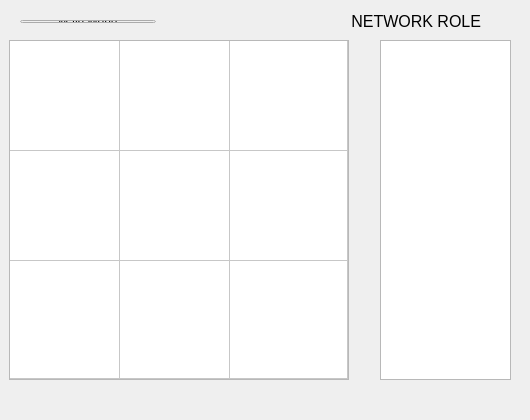
<?xml version="1.0" encoding="UTF-8"?>
<ui version="4.0">
 <class>IG_MainWidget</class>
 <widget class="QWidget" name="IG_MainWidget">
  <property name="geometry">
   <rect>
    <x>0</x>
    <y>0</y>
    <width>530</width>
    <height>420</height>
   </rect>
  </property>
  <property name="minimumSize">
   <size>
    <width>530</width>
    <height>420</height>
   </size>
  </property>
  <property name="maximumSize">
   <size>
    <width>530</width>
    <height>420</height>
   </size>
  </property>
  <property name="windowTitle">
   <string>IG_MainWidget</string>
  </property>
  <widget class="IG_InventoryTable" name="twInventory">
   <property name="enabled">
    <bool>true</bool>
   </property>
   <property name="geometry">
    <rect>
     <x>9</x>
     <y>40</y>
     <width>340</width>
     <height>340</height>
    </rect>
   </property>
   <property name="minimumSize">
    <size>
     <width>340</width>
     <height>340</height>
    </size>
   </property>
   <property name="maximumSize">
    <size>
     <width>340</width>
     <height>340</height>
    </size>
   </property>
   <property name="editTriggers">
    <set>QAbstractItemView::NoEditTriggers</set>
   </property>
   <property name="showDropIndicator" stdset="0">
    <bool>true</bool>
   </property>
   <property name="dragEnabled">
    <bool>true</bool>
   </property>
   <property name="dragDropOverwriteMode">
    <bool>true</bool>
   </property>
   <property name="dragDropMode">
    <enum>QAbstractItemView::DragDrop</enum>
   </property>
   <property name="defaultDropAction">
    <enum>Qt::CopyAction</enum>
   </property>
   <property name="selectionMode">
    <enum>QAbstractItemView::SingleSelection</enum>
   </property>
   <property name="iconSize">
    <size>
     <width>85</width>
     <height>85</height>
    </size>
   </property>
   <property name="textElideMode">
    <enum>Qt::ElideRight</enum>
   </property>
   <property name="showGrid">
    <bool>true</bool>
   </property>
   <property name="gridStyle">
    <enum>Qt::SolidLine</enum>
   </property>
   <property name="sortingEnabled">
    <bool>false</bool>
   </property>
   <property name="wordWrap">
    <bool>true</bool>
   </property>
   <property name="rowCount">
    <number>3</number>
   </property>
   <property name="columnCount">
    <number>3</number>
   </property>
   <attribute name="horizontalHeaderVisible">
    <bool>false</bool>
   </attribute>
   <attribute name="horizontalHeaderCascadingSectionResizes">
    <bool>false</bool>
   </attribute>
   <attribute name="horizontalHeaderDefaultSectionSize">
    <number>110</number>
   </attribute>
   <attribute name="horizontalHeaderMinimumSectionSize">
    <number>30</number>
   </attribute>
   <attribute name="horizontalHeaderShowSortIndicator" stdset="0">
    <bool>false</bool>
   </attribute>
   <attribute name="horizontalHeaderStretchLastSection">
    <bool>true</bool>
   </attribute>
   <attribute name="verticalHeaderVisible">
    <bool>false</bool>
   </attribute>
   <attribute name="verticalHeaderDefaultSectionSize">
    <number>110</number>
   </attribute>
   <attribute name="verticalHeaderMinimumSectionSize">
    <number>20</number>
   </attribute>
   <attribute name="verticalHeaderShowSortIndicator" stdset="0">
    <bool>false</bool>
   </attribute>
   <attribute name="verticalHeaderStretchLastSection">
    <bool>true</bool>
   </attribute>
   <row/>
   <row/>
   <row/>
   <column/>
   <column/>
   <column/>
  </widget>
  <widget class="IG_InventoryTable" name="twStore">
   <property name="enabled">
    <bool>true</bool>
   </property>
   <property name="geometry">
    <rect>
     <x>380</x>
     <y>40</y>
     <width>131</width>
     <height>340</height>
    </rect>
   </property>
   <property name="editTriggers">
    <set>QAbstractItemView::NoEditTriggers</set>
   </property>
   <property name="dragEnabled">
    <bool>false</bool>
   </property>
   <property name="dragDropOverwriteMode">
    <bool>true</bool>
   </property>
   <property name="dragDropMode">
    <enum>QAbstractItemView::DragOnly</enum>
   </property>
   <property name="defaultDropAction">
    <enum>Qt::IgnoreAction</enum>
   </property>
   <property name="selectionMode">
    <enum>QAbstractItemView::SingleSelection</enum>
   </property>
   <property name="iconSize">
    <size>
     <width>90</width>
     <height>90</height>
    </size>
   </property>
   <property name="textElideMode">
    <enum>Qt::ElideRight</enum>
   </property>
   <property name="showGrid">
    <bool>true</bool>
   </property>
   <property name="gridStyle">
    <enum>Qt::SolidLine</enum>
   </property>
   <property name="sortingEnabled">
    <bool>false</bool>
   </property>
   <property name="wordWrap">
    <bool>true</bool>
   </property>
   <property name="rowCount">
    <number>0</number>
   </property>
   <property name="columnCount">
    <number>1</number>
   </property>
   <attribute name="horizontalHeaderVisible">
    <bool>false</bool>
   </attribute>
   <attribute name="horizontalHeaderCascadingSectionResizes">
    <bool>false</bool>
   </attribute>
   <attribute name="horizontalHeaderDefaultSectionSize">
    <number>110</number>
   </attribute>
   <attribute name="horizontalHeaderMinimumSectionSize">
    <number>30</number>
   </attribute>
   <attribute name="horizontalHeaderShowSortIndicator" stdset="0">
    <bool>false</bool>
   </attribute>
   <attribute name="horizontalHeaderStretchLastSection">
    <bool>true</bool>
   </attribute>
   <attribute name="verticalHeaderVisible">
    <bool>false</bool>
   </attribute>
   <attribute name="verticalHeaderDefaultSectionSize">
    <number>110</number>
   </attribute>
   <attribute name="verticalHeaderMinimumSectionSize">
    <number>20</number>
   </attribute>
   <attribute name="verticalHeaderShowSortIndicator" stdset="0">
    <bool>false</bool>
   </attribute>
   <attribute name="verticalHeaderStretchLastSection">
    <bool>true</bool>
   </attribute>
   <column/>
  </widget>
  <widget class="QWidget" name="layoutWidget">
   <property name="geometry">
    <rect>
     <x>9</x>
     <y>9</y>
     <width>158</width>
     <height>25</height>
    </rect>
   </property>
   <layout class="QHBoxLayout" name="horizontalLayout">
    <item>
     <widget class="QPushButton" name="btnMainMenu">
      <property name="text">
       <string>Main Menu</string>
      </property>
     </widget>
    </item>
   </layout>
  </widget>
  <widget class="QLabel" name="lbRole">
   <property name="geometry">
    <rect>
     <x>350</x>
     <y>10</y>
     <width>131</width>
     <height>21</height>
    </rect>
   </property>
   <property name="font">
    <font>
     <pointsize>12</pointsize>
    </font>
   </property>
   <property name="text">
    <string>&lt;html&gt;&lt;head/&gt;&lt;body&gt;&lt;p align=&quot;right&quot;&gt;&lt;span style=&quot; font-size:12pt;&quot;&gt;NETWORK ROLE&lt;/span&gt;&lt;/p&gt;&lt;/body&gt;&lt;/html&gt;</string>
   </property>
   <property name="alignment">
    <set>Qt::AlignBottom|Qt::AlignRight|Qt::AlignTrailing</set>
   </property>
  </widget>
 </widget>
 <layoutdefault spacing="6" margin="11"/>
 <customwidgets>
  <customwidget>
   <class>IG_InventoryTable</class>
   <extends>QTableWidget</extends>
   <header location="global">ig_inventorytable.h</header>
  </customwidget>
 </customwidgets>
 <resources/>
 <connections/>
</ui>
